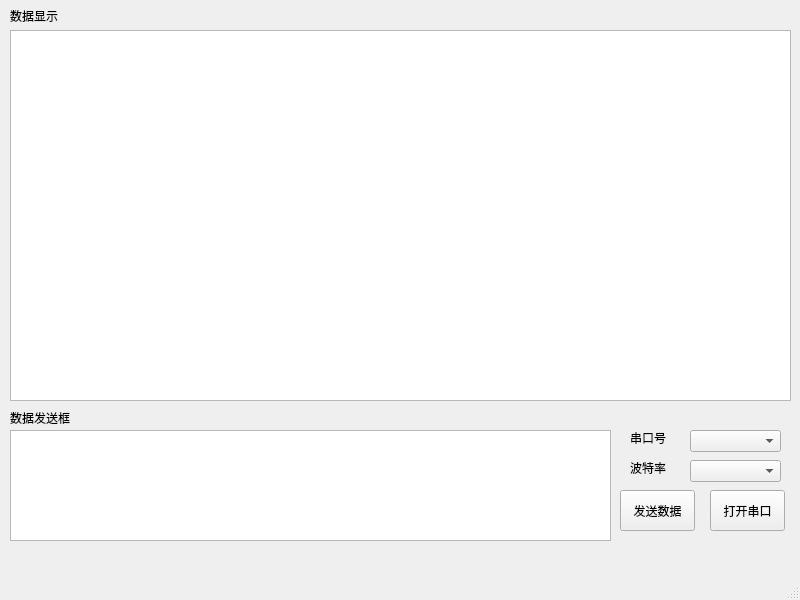
<?xml version="1.0" encoding="UTF-8"?>
<ui version="4.0">
 <class>MainWindow</class>
 <widget class="QMainWindow" name="MainWindow">
  <property name="geometry">
   <rect>
    <x>0</x>
    <y>0</y>
    <width>800</width>
    <height>600</height>
   </rect>
  </property>
  <property name="windowTitle">
   <string>Serial Port Tools</string>
  </property>
  <widget class="QWidget" name="centralwidget">
   <widget class="QPushButton" name="Open_Com">
    <property name="geometry">
     <rect>
      <x>710</x>
      <y>490</y>
      <width>75</width>
      <height>41</height>
     </rect>
    </property>
    <property name="text">
     <string>打开串口</string>
    </property>
   </widget>
   <widget class="QTextEdit" name="Date_Display">
    <property name="geometry">
     <rect>
      <x>10</x>
      <y>30</y>
      <width>781</width>
      <height>371</height>
     </rect>
    </property>
   </widget>
   <widget class="QLabel" name="label">
    <property name="geometry">
     <rect>
      <x>10</x>
      <y>10</y>
      <width>54</width>
      <height>12</height>
     </rect>
    </property>
    <property name="text">
     <string>数据显示</string>
    </property>
   </widget>
   <widget class="QLabel" name="label_2">
    <property name="geometry">
     <rect>
      <x>10</x>
      <y>410</y>
      <width>71</width>
      <height>16</height>
     </rect>
    </property>
    <property name="text">
     <string>数据发送框</string>
    </property>
   </widget>
   <widget class="QTextEdit" name="Send_Data_Dsiplay">
    <property name="geometry">
     <rect>
      <x>10</x>
      <y>430</y>
      <width>601</width>
      <height>111</height>
     </rect>
    </property>
   </widget>
   <widget class="QComboBox" name="Com_Port">
    <property name="geometry">
     <rect>
      <x>690</x>
      <y>430</y>
      <width>91</width>
      <height>22</height>
     </rect>
    </property>
   </widget>
   <widget class="QLabel" name="label_3">
    <property name="geometry">
     <rect>
      <x>630</x>
      <y>430</y>
      <width>41</width>
      <height>16</height>
     </rect>
    </property>
    <property name="text">
     <string>串口号</string>
    </property>
   </widget>
   <widget class="QLabel" name="label_4">
    <property name="geometry">
     <rect>
      <x>630</x>
      <y>460</y>
      <width>41</width>
      <height>16</height>
     </rect>
    </property>
    <property name="text">
     <string>波特率</string>
    </property>
   </widget>
   <widget class="QComboBox" name="Com_Band">
    <property name="geometry">
     <rect>
      <x>690</x>
      <y>460</y>
      <width>91</width>
      <height>22</height>
     </rect>
    </property>
   </widget>
   <widget class="QPushButton" name="Send_Data">
    <property name="geometry">
     <rect>
      <x>620</x>
      <y>490</y>
      <width>75</width>
      <height>41</height>
     </rect>
    </property>
    <property name="text">
     <string>发送数据</string>
    </property>
   </widget>
  </widget>
  <widget class="QMenuBar" name="menubar">
   <property name="geometry">
    <rect>
     <x>0</x>
     <y>0</y>
     <width>800</width>
     <height>23</height>
    </rect>
   </property>
  </widget>
  <widget class="QStatusBar" name="statusbar"/>
 </widget>
 <resources/>
 <connections>
  <connection>
   <sender>Open_Com</sender>
   <signal>clicked()</signal>
   <receiver>MainWindow</receiver>
   <slot>Open_Com_Click()</slot>
   <hints>
    <hint type="sourcelabel">
     <x>757</x>
     <y>539</y>
    </hint>
    <hint type="destinationlabel">
     <x>745</x>
     <y>567</y>
    </hint>
   </hints>
  </connection>
  <connection>
   <sender>Send_Data</sender>
   <signal>clicked()</signal>
   <receiver>MainWindow</receiver>
   <slot>Send_Data_Click()</slot>
   <hints>
    <hint type="sourcelabel">
     <x>654</x>
     <y>531</y>
    </hint>
    <hint type="destinationlabel">
     <x>628</x>
     <y>573</y>
    </hint>
   </hints>
  </connection>
 </connections>
 <slots>
  <slot>Open_Com_Click()</slot>
  <slot>Send_Data_Click()</slot>
 </slots>
</ui>
